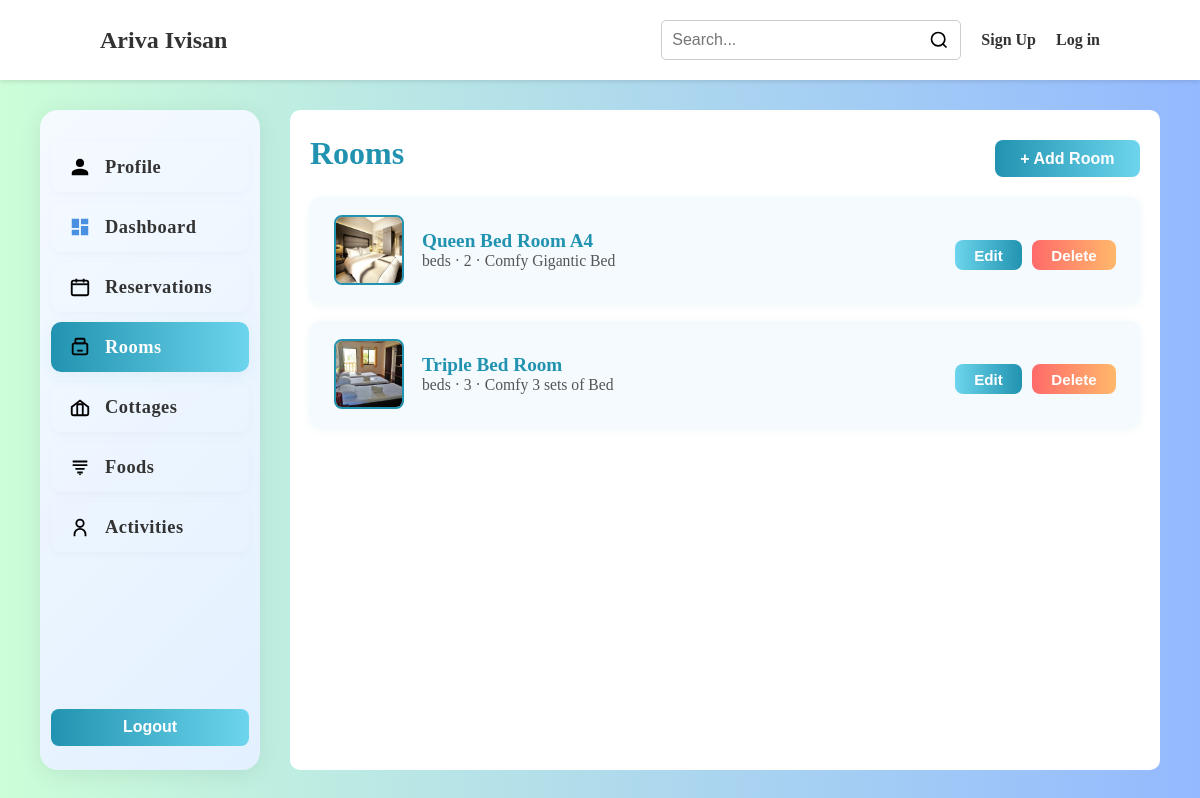
Page /owner/rooms on the earlier database version.
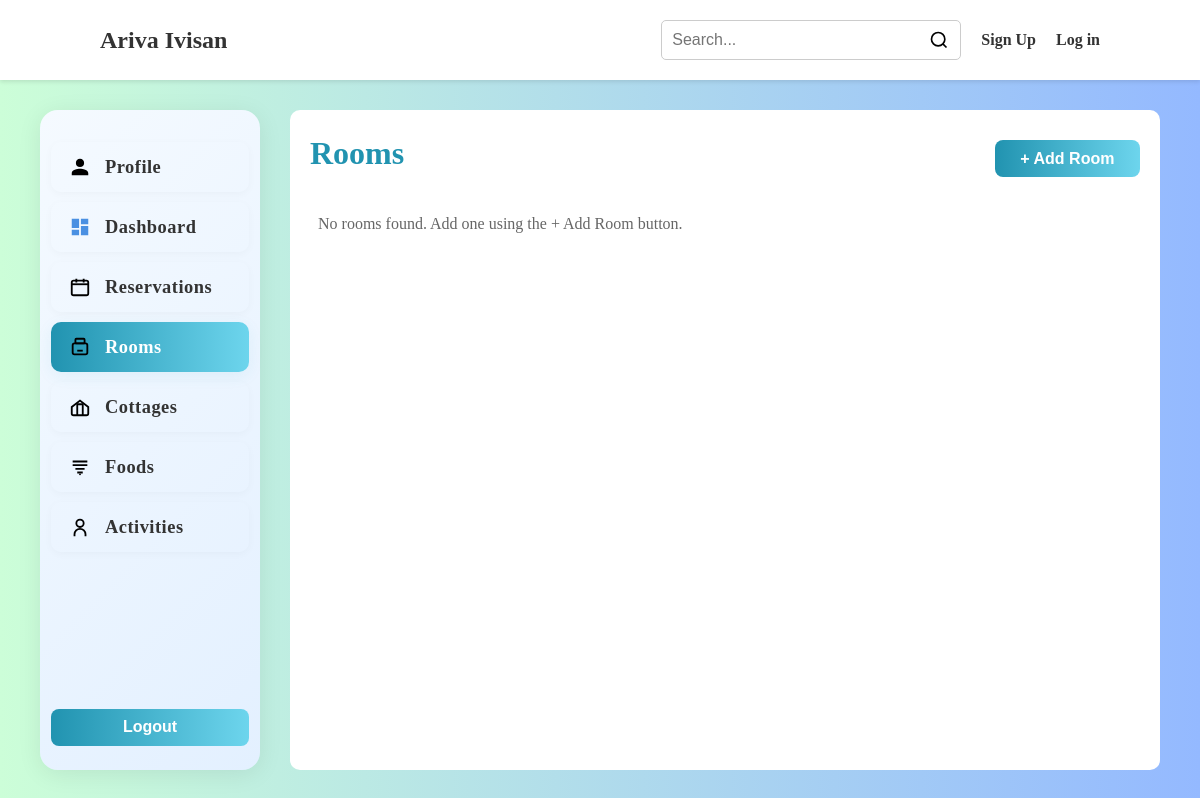
Same page on the later database version.
### app.py (models this page shows)
class Room(db.Model):
    id = db.Column(db.Integer, primary_key=True)
    owner_id = db.Column(db.Integer, db.ForeignKey('owner.id'), nullable=True)
    name = db.Column(db.String(200), nullable=False)
    price = db.Column(db.String(50))
    capacity = db.Column(db.String(20))
    other_feature2 = db.Column(db.String(200))
    other_feature3 = db.Column(db.String(200))
    other_feature5 = db.Column(db.String(200))
    image1 = db.Column(db.String(300))
    image2 = db.Column(db.String(300))
    image3 = db.Column(db.String(300))
    image4 = db.Column(db.String(300))
    image5 = db.Column(db.String(300))
    owner = db.relationship('Owner', backref=db.backref('rooms', lazy=True))

### app.py (the view, shortened to what this page needs)
@app.route("/owner/rooms", methods=["GET","POST"])
def owner_rooms():
    rooms = []
    if 'owner_id' in session:
        rooms = Room.query.filter_by(owner_id=session['owner_id']).all()
    else:
        rooms = Room.query.all()
    return render_template('owner/rooms.html', rooms=rooms)

### templates/owner/rooms.html (shortened to what the changed rows need)
<!DOCTYPE html>
<html lang="en">
<head>
</head>
<body>
    <div class="content">
        <div class="main">
            <div class="rooms-list" style="width:100%;">
                {% if rooms and rooms|length > 0 %}
                    {% for room in rooms %}
                    <div class="room-card" data-room='{{ {'id': room.id|default(0), 'name': room.name|default(''), 'price': room.price|default(''), 'capacity': room.capacity|default(''), 'beds': room.beds|default(''), 'other_feature2': room.other_feature2|default(''), 'other_feature3': room.other_feature3|default(''), 'other_feature5': room.other_feature5|default(''), 'image1': room.image1|default(''), 'image2': room.image2|default(''), 'image3': room.image3|default(''), 'image4': room.image4|default(''), 'image5': room.image5|default('') }|tojson }}' style="display:flex;align-items:center;justify-content:space-between;background:#f5faff;border-radius:10px;padding:18px 24px;margin-bottom:18px;box-shadow:0 2px 8px rgba(33,147,176,0.08);">
                        <div style="display:flex;align-items:center;gap:18px;">
                            {% set thumb = room.image1 or room.image2 or room.image3 or room.image4 or room.image5 %}
                            <img src="/static/{{ thumb if thumb else 'images/bg.webp' }}" alt="Room Image" style="width:70px;height:70px;border-radius:8px;object-fit:cover;border:2px solid #2193b0;">
                            <div>
                                <div style="font-size:1.2rem;font-weight:bold;color:#2193b0;">{{ room.name }}</div>
                                <div style="color:#555;font-size:0.98rem;">{{ room.beds or '' }} beds · {{ room.capacity or '' }} · {{ room.other_feature2 or '' }}</div>
                            </div>
                        </div>
                        <div style="display:flex;gap:10px;">
                            <button class="modern-button edit-room-btn" data-room-id="{{ room.id }}" style="background:linear-gradient(90deg,#6dd5ed 0%,#2193b0 100%);padding:0.4rem 1.2rem;font-size:0.95rem;">Edit</button>
                            <form method="post" action="{{ url_for('delete_room', room_id=room.id) }}" style="display:inline;">
                                <button type="submit" class="modern-button" style="background:linear-gradient(90deg,#ff6a6a 0%,#ffb86b 100%);padding:0.4rem 1.2rem;font-size:0.95rem;">Delete</button>
                            </form>
                        </div>
                    </div>
                    {% endfor %}
                {% else %}
                    <div style="color:#666;padding:18px 8px;">No rooms found. Add one using the + Add Room button.</div>
                {% endif %}
            </div>
    </div>
    </div>
</body>
</html>

Differences in the rows shown:
removed Room: image2 (picture), name "Queen Bed Room A4", capacity "2", other_feature2 "Comfy Gigantic Bed"
removed Room: image1 (picture), name "Triple Bed Room", capacity "3", other_feature2 "Comfy 3 sets of Bed"
Other differences:
text now shown: "No rooms found. Add one using the + Add Room button."
